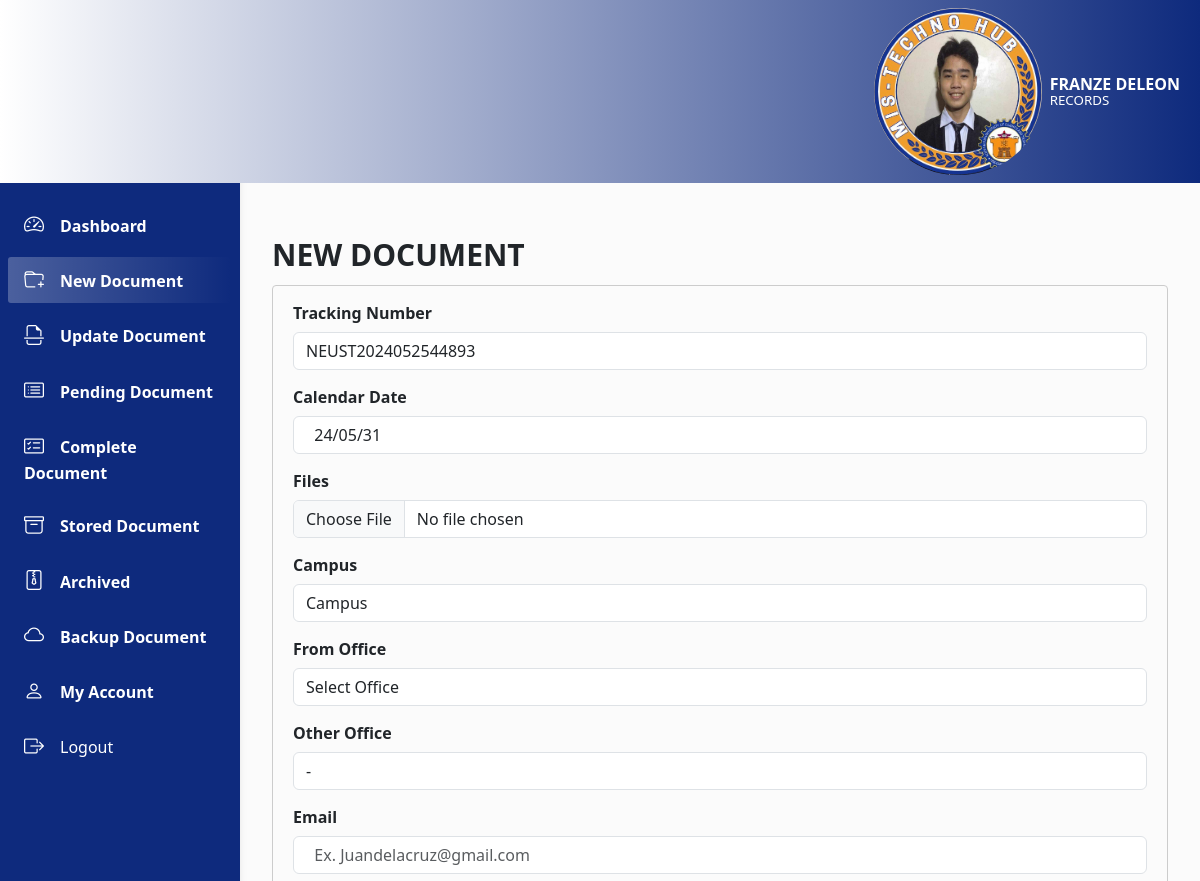
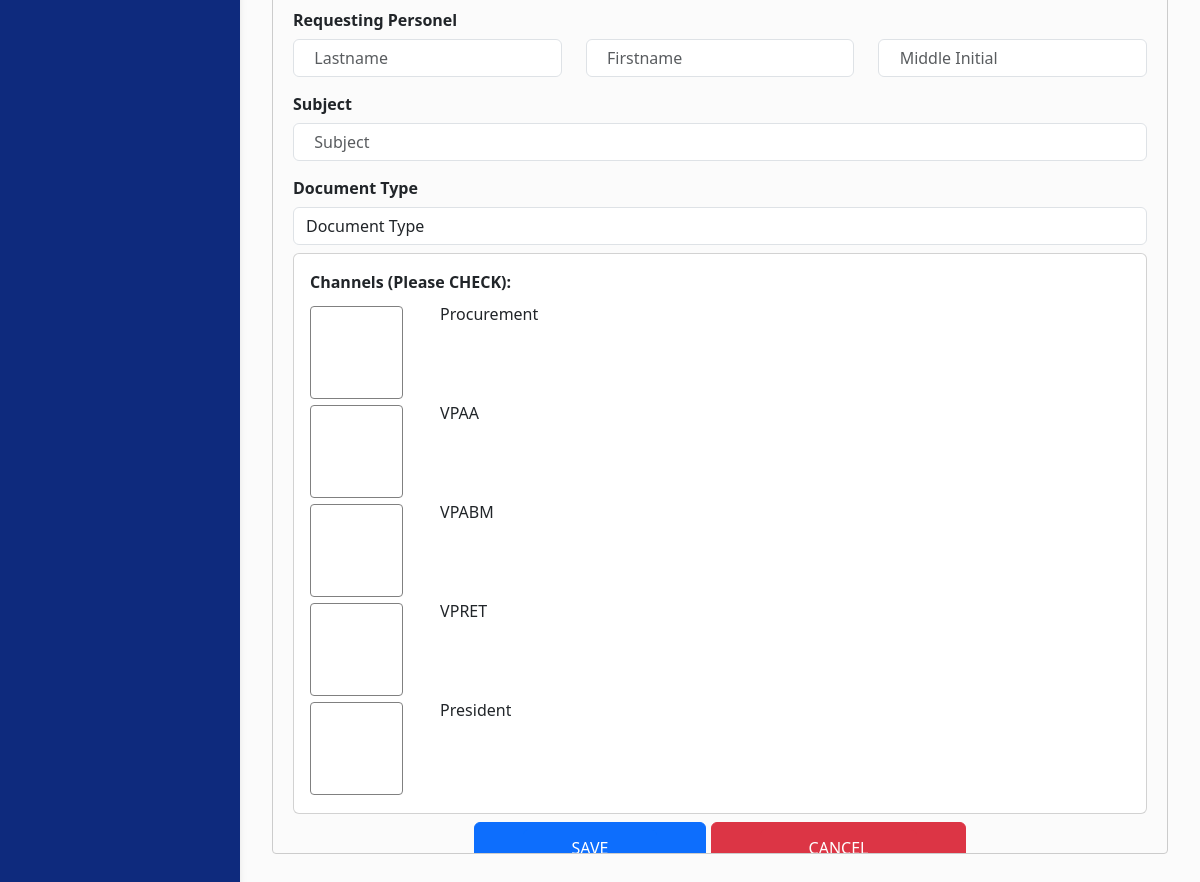
Screenshot of /records/send.php (signed in) with the database file from the repository (2 pictures, top to bottom).
### tables this page shows
CREATE TABLE `tbl_users` (
  `ID` int DEFAULT NULL,
  `UserName` text,
  `Password` text,
  `Email` text,
  `Position` text,
  `Office` text,
  `Privilege` text,
  `Image` text,
  `Owner` text,
  `Suffix` text,
  `Letter` text,
  `Request` text,
  `Campus` text
);

### records/send.php (the view, shortened to what this page needs)
<?php
include '../database.php';
?>
<!DOCTYPE html>
<html lang="en">
<head>
</head>
<body>
<link href="https://cdn.jsdelivr.net/npm/bootstrap@5.3.2/dist/css/bootstrap.min.css" rel="stylesheet">
<link rel="stylesheet" href="https://cdn.jsdelivr.net/npm/bootstrap-icons@1.11.3/font/bootstrap-icons.min.css">
<link href="https://cdnjs.cloudflare.com/ajax/libs/font-awesome/5.15.4/css/all.min.css" rel="stylesheet">
<header>
    <?php
$sql = "SELECT * FROM doctrack.tbl_users WHERE Office = 'RECORDS'";
$result = $conn->query($sql);
while ($row = $result->fetch_assoc()) {
    $imagePath = $row['Image'];
    $position = $row['Position'];
    $owner = $row['Owner'];
    echo '
    <nav id="sidebarMenu" class="collapse d-lg-block sidebar collapse bg-primary text-white">
      <div class="position-sticky">
        <div class="list-group list-group-flush mx-2 mt-3">
          <a href="dashboard"  class="list-group-item list-group-item-action py-2 ripple bg-primary text-white fw-semibold" aria-current="true">
            <i class="bi bi-speedometer2 me-3"></i><span>Dashboard</span></a>
          <a href="" id="active" class="list-group-item list-group-item-action py-2 ripple bg-primary text-white fw-semibold">
            <i class="bi bi-folder-plus me-3 text-white"></i><span>New Document</span></a>
          <a href="updaterec" class="list-group-item list-group-item-action py-2 ripple bg-primary text-white fw-semibold"
            ><i class="bi bi-file-earmark-break me-3 text-white"></i><span>Update Document</span></a>
          <a href="pendisrec" class="list-group-item list-group-item-action py-2 ripple bg-primary text-white fw-semibold" aria-current="true">
            <i class="bi bi-card-list me-3"></i><span>Pending Document</span></a>
          <a href="comrec" class="list-group-item list-group-item-action py-2 ripple bg-primary text-white fw-semibold">
            <i class="bi bi-card-checklist me-3 text-white"></i><span>Complete Document</span></a>
          <a href="arcrec" class="list-group-item list-group-item-action py-2 ripple bg-primary text-white fw-semibold"
            ><i class="bi bi-archive me-3 text-white"></i><span>Stored Document</span></a>
          <a href="recarchive" class="list-group-item list-group-item-action py-2 ripple bg-primary text-white fw-semibold" aria-current="true">
            <i class="bi bi-file-zip me-3"></i><span>Archived</span></a>
          <a href="backrec" class="list-group-item list-group-item-action py-2 ripple bg-primary text-white fw-semibold">
            <i class="bi bi-cloud me-3 text-white"></i><span>Backup Document</span></a>
          <a href="recpass" class="list-group-item list-group-item-action py-2 ripple bg-primary text-white fw-semibold"
            ><i class="bi bi-person me-3 text-white"></i><span>My Account</span></a>
            <a href="../logout" class="list-group-item list-group-item-action py-2 ripple bg-primary text-white"
            ><i class="bi bi-box-arrow-right me-3 text-white"></i><span>Logout</span></a>
        <div class="nav-item order-2 order-lg-1 d-none d-lg-block">
        </div>
        </div>
    </div>
    </nav>
    <nav id="main-navbar" class="navbar navbar-expand-lg navbar-light bg-warning fixed-top">
        <div class="container-fluid">
        <ul class="navbar-nav ms-auto d-flex flex-row align-items-center">
            <div class="d-flex align-items-center">
            src="' . $imagePath .'"
                <img src="../file/logos.png" class=" rounded-circle"
                style="height: 9vh; position: absolute;"/>
                <div class="d-flex flex-column mx-2">
                    <p class="text-white fw-semibold mb-0">
                        '.$owner.'
                    </p>
                    <span class="text-white" style="font-size: smaller; margin-top: -5px;">'.$position.'</span>
                </div>
            </div>
        </ul>
        </div>
    </nav>
</header>
<main>
    <div class="mx-4 px-2 pb-2">
        <div class="title">
            <div class="title-sub fw-bold">NEW DOCUMENT</div>
        </div>';
        $isDisabled = true;
        $date = date('Yms');
        $randomNumber = mt_rand(1, 99999);
        $result = $date . $randomNumber;
        $date1 = date('y/m/d');
        echo '
        <div class="table-container mt-2">
            <div class="row my-2 mx-2">
                <div class="col- 2 fw-bold col-form-label">Tracking Number</div>
                <div class="col- 10"> </div>
                <div class="col-12 mb-2">';
                echo "<FORM action = 'new' method = 'POST' enctype = 'multipart/form-data' autocomplete = 'off'>";
                echo "<input type='text' id='reference' name='reference' class='form-control' value='NEUST$result'";
                if ($isDisabled) {
                  echo " readonly";
                }
                echo " oninput='this.value = this.value.toUpperCase()'>";
                echo '
                </div>
                <div class="col- 2 fw-bold col-form-label">Calendar Date</div>
                <div class="col- 10"> </div>
                <div class="col-12 mb-2">';
                echo "<input type='text' id='cdate' name='cdate' class='form-control' value='  $date1'";
                if ($isDisabled) {
                  echo " readonly";
                }
                echo " oninput='this.value = this.value.toUpperCase()'>";
                echo '</div>
                <div class="col- 2 fw-bold col-form-label">Files</div>
                <div class="col- 10"> </div>
                <div class="col-12 mb-2">';
                echo "<INPUT type = 'file' name='uploadfile' class = 'form-control' accept='application/pdf'>";
                echo'</div>
                <div class="col- 2 fw-bold col-form-label">Campus</div>
                <div class="col- 10"> </div>
                <div class="col-12 mb-2">';
                echo '<select name="campus" id="campus" class="form-control" required onchange="loadOffices(this.value)">';
                $query = "SELECT * FROM tbl_campus ORDER BY campus_id";
                $results = $conn->query($query);
                while ($rows = $results->fetch_assoc())
                {
                  echo "<OPTION id = 'camp' disabled selected hidden>Campus</OPTION>";
                }
                echo'</select>';
                echo'</div>
                <div class="col- 2 fw-bold col-form-label">From Office</div>
                <div class="col- 10"> </div>
                <div class="col-12 mb-2">';
                echo '<select name="fromoffice" id="fromoffice" class="form-control" required>';
                echo "<option value='' disabled selected hidden>Select Office</option>";
                echo "</SELECT>";
                echo'</div>
                <div class="col- 2 fw-bold col-form-label">Other Office</div>
                <div class="col- 10"> </div>
                <div class="col-12 mb-2">';
                echo "<INPUT type = 'text' value='-' name = 'othersoffice' id = 'otheroffice' class = 'form-control' oninput = 'this.value = this.value.toUpperCase()' placeholder = '  From Other Office'>";
                echo '</div>
                <div class="col- 2 fw-bold col-form-label">Email</div>
                <div class="col- 10"> </div>
                <div class="col-12 mb-2">';
                echo "<input type='email' id='gmail' name='gmail' class='form-control' placeholder='  Ex. Juandelacruz@gmail.com' required>";
                echo'</div>
                <div class="col- 2 fw-bold col-form-label">Requesting Personel</div>
                <div class="col- 10"> </div>
                <div class="col-4 mb-2">';
                echo "<INPUT type = 'text' name = 'fromperson' class = 'form-control' placeholder = '  Lastname' oninput = 'this.value = this.value.toUpperCase()' required>";
                echo'</div>
                <div class="col-4 mb-2">';
                echo "<INPUT type = 'text' name = 'fromperson' class = 'form-control' placeholder = '  Firstname' oninput = 'this.value = this.value.toUpperCase()' required>";
                echo '</div>
                <div class="col-4 mb-2">';
                echo "<INPUT type = 'text' name = 'fromperson' class = 'form-control' placeholder = '  Middle Initial' oninput = 'this.value = this.value.toUpperCase()' required>";
                echo'</div>
                <div class="col- 2 fw-bold col-form-label">Subject</div>
                <div class="col- 10"> </div>
                <div class="col-12 mb-2">';
                echo "<INPUT type = 'text' name = 'subject' class = 'form-control' placeholder = '  Subject' oninput = 'this.value = this.value.toUpperCase()'>";
                echo'</div>
                <div class="col- 2 fw-bold col-form-label">Document Type</div>
                <div class="col- 10"> </div>
                <div class="col-12 mb-2">';
                echo "<SELECT name='docutype' class='form-control' onchange='toggleVoucherType(this.value); DisableVoucherType(this.value);' required>";
                echo "<OPTION value = '' disabled selected hidden>Document Type</OPTION>";
                $query = "SELECT * FROM tbl_docutype ORDER BY DocuType";
                $result = $conn->query($query);
                echo "</SELECT>";
                echo'</div>
                <div id="voucherSection" style="display: none;">
    <div class="col-2 fw-bold col-form-label">VoucherType</div>
    <div class="col-10">';
        echo "<SELECT name='vouchertype' id='vouchertype' class='form-control'>";
        $query = "SELECT * FROM tbl_vouchertype ORDER BY VoucherType";
        $result = $conn->query($query);
        echo '</SELECT>
    </div>
    <div class="col-2 fw-bold col-form-label">Voucher No.</div>
    <div class="col-10">
        <input type="text" name="voucherno" class="form-control" id="voucherno" oninput="this.value = this.value.toUpperCase()" placeholder="  Voucher No.">
    </div>
    <div class="col-2 fw-bold col-form-label">Voucher Amount</div>
    <div class="col-10">
        <input type="text" name="voucheramt" class="form-control" id="voucheramt" placeholder="  Voucher Amount" oninput="this.value = this.value.toUpperCase()">
    </div>
</div>
                <div class="col-12 mb-2">
                    <div class="card">
                        <div class="card-body">
                            <div class="card-title fw-bold form-label">
                                Channels (Please CHECK):
                            </div>
                            <div class="form-group">
                              <div class="form-check">';
                              echo "<INPUT type = 'checkbox' class='form-check-input' name = 'pr' value = 'yes'>";
                                echo '<label class="form-check-label" for="procurementCheckbox">
                                  Procurement
                                </label>
                              </div>
                              <div class="form-check">';
                              echo "<INPUT type = 'checkbox' class='form-check-input' name = 'vpaa' value = 'yes'>";
                                echo '<label class="form-check-label" for="vpaaCheckbox">
                                  VPAA
                                </label>
                              </div>
                              <div class="form-check">';
                              echo "<INPUT type = 'checkbox' class='form-check-input' name = 'vpabm' value = 'yes'>";
                                echo '<label class="form-check-label" for="vpabmCheckbox">
                                  VPABM
                                </label>
                              </div>
                              <div class="form-check">';
                              echo "<INPUT type = 'checkbox' class='form-check-input' name = 'vpret' value = 'yes'>";
                              echo'  <label class="form-check-label" for="vpretCheckbox">
                                  VPRET
                                </label>
                              </div>
                              <div class="form-check">';
                              echo "<INPUT type = 'checkbox' class='form-check-input' name = 'president' value = 'yes'>";
                              echo' <label class="form-check-label" for="presidentCheckbox">
                                  President
                                </label>
                              </div>
                            </div>
                        </div>
                    </div>
                </div>
            <div class="text-center">
                <div class="btn btn-primary px-5">';
                echo "<INPUT type = 'submit' value = 'SAVE' class='btn btn-primary px-5' />";
                echo'</div>
                <div class="btn btn-danger px-5">';
                echo "<INPUT type = 'reset' value = 'CANCEL' class='btn btn-danger px-5' />";
                echo '</div>
            </div>
        </div>
        </div>';
}
        ?>
</main>
</body>
</html>

### records/send.php (style rules this page uses)
body { background-color: #fbfbfb; }
@media (min-width: 991.98px) { main { padding-left: 240px; } }
.navbar { background: linear-gradient(to left, #0E2A7D, white) !important; }
.sidebar { position: fixed; top: 0; bottom: 0; left: 0; padding: 10vh 0 0; box-shadow: 0 2px 5px 0 rgb(0 0 0 / 5%), 0 2px 10px 0 rgb(0 0 0 / 5%); width: 240px; z-index: 600; }
#sidebarMenu { background-color:#0E2A7D !important; }
#sidebarMenu a { background-color:#0E2A7D !important; margin-bottom: .5vh; border-bottom: none; }
.mx-4 { margin-top:12.5vh; }
* { overflow: hidden; }
#active { background: linear-gradient(to right, rgba(255, 255, 255, 0.253), rgba(255, 255, 255, 0)); border-radius: 3px 3px 3px 3px; }
#sidebarMenu i { font-size: 20px; }
.table-container { height: 78vh; overflow-y: auto; border: 1px solid #ccc; border-radius: 4px; }
.title { display: flex; justify-content: space-between; }
.title-sub { font-size: 30px; }
.form-check-input { width: 5vh; height: 5vh; margin-right: 2vh; border: solid 1px gray; }

### rows the page displays
tbl_users: Owner "FRANZE DELEON", Position "RECORDS", reference "NEUST2024052544893", cdate "24/05/31"
